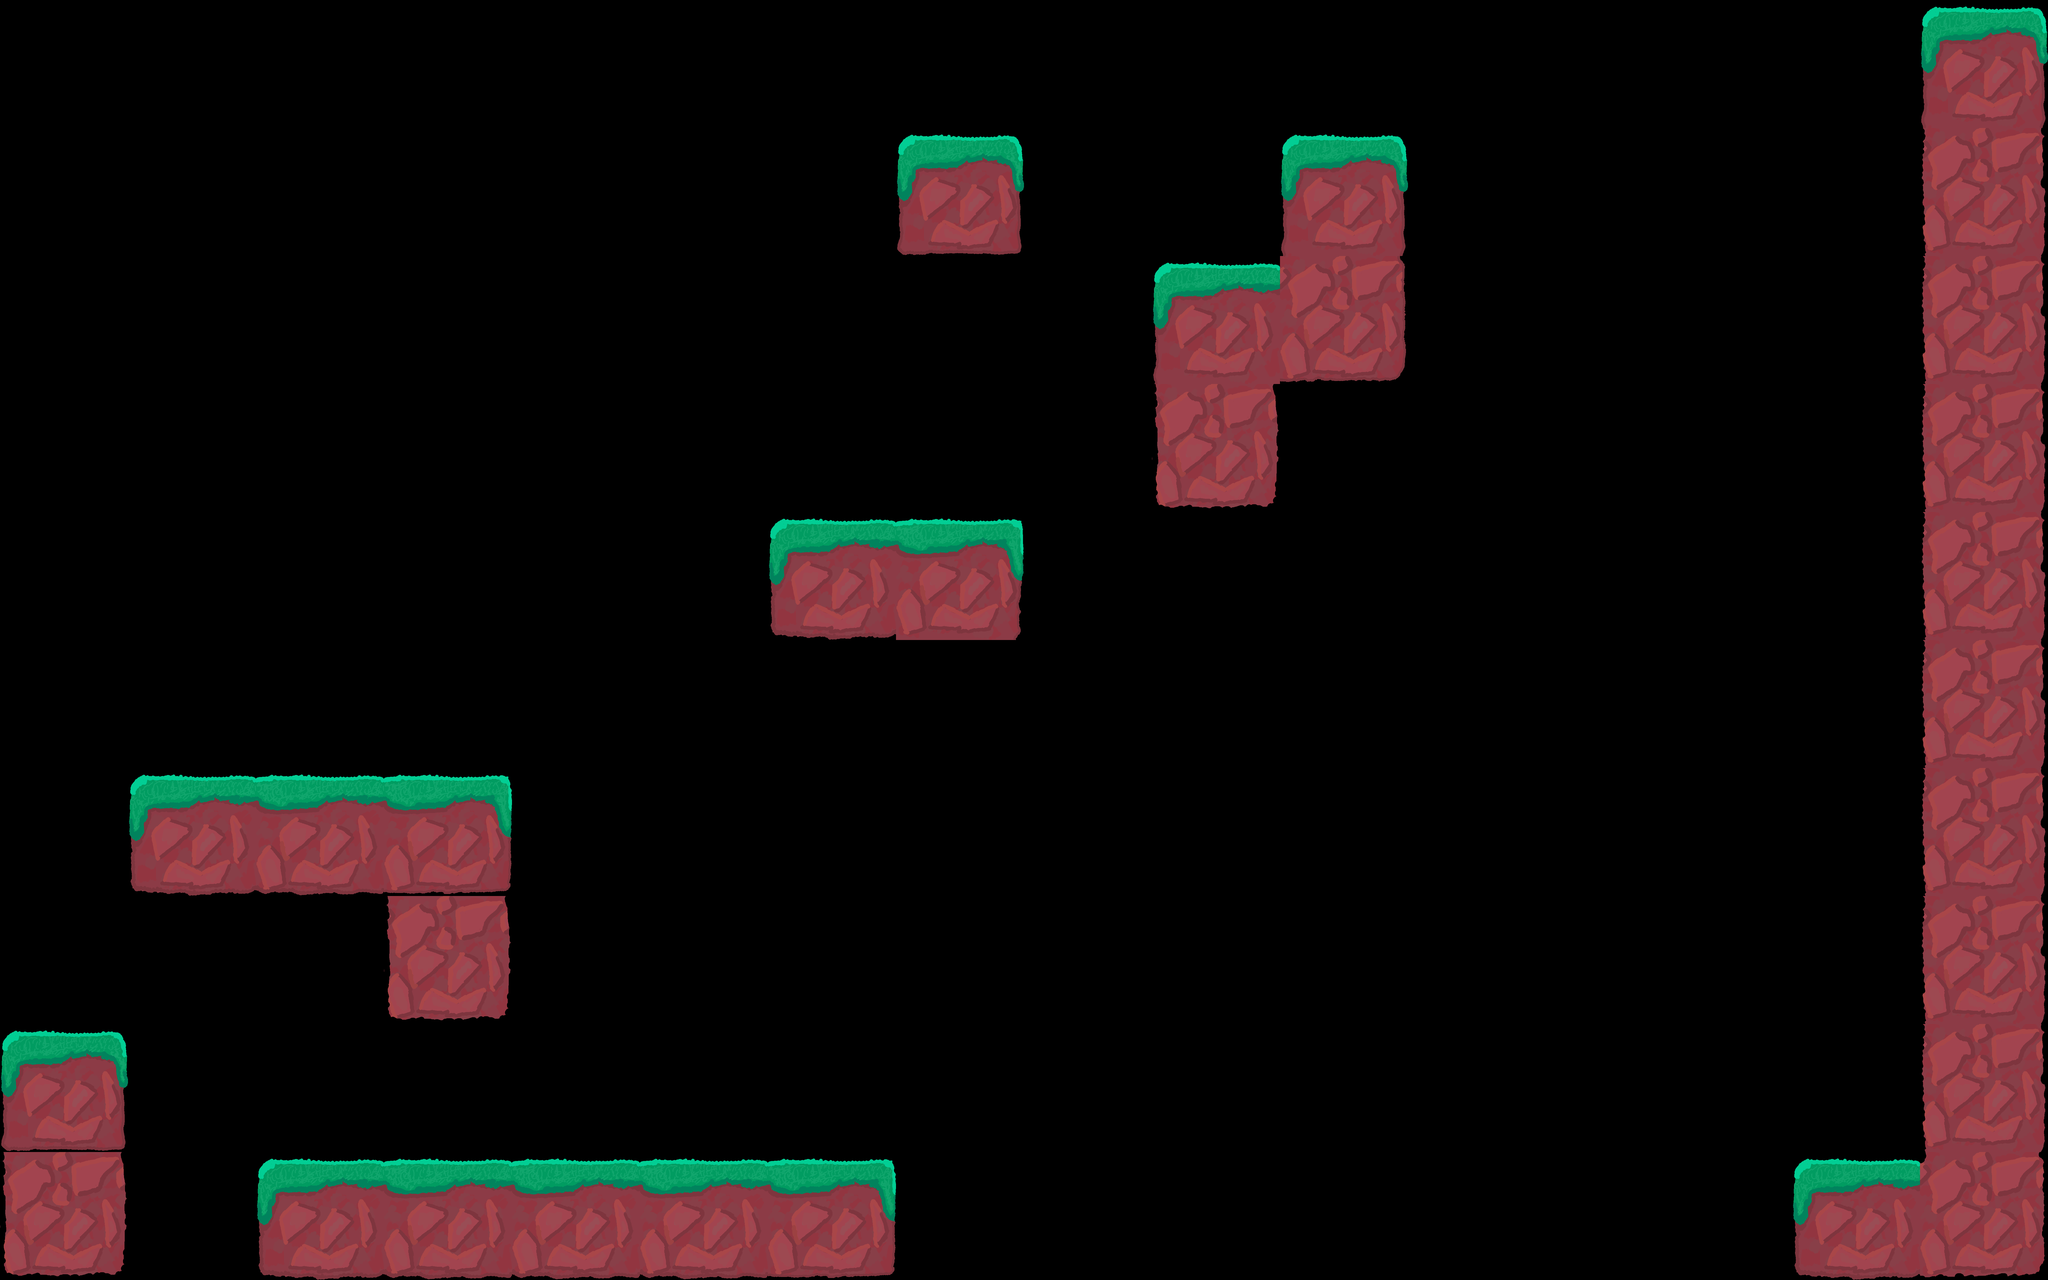

Below is a game level as drawn by its tile map, then a one-line description and the .tmx file that defines it, in full:
An orthogonal 16x10 tile map with 512x512 px tiles, 2 tile layers (Ground, Wall).

<map version="1.0" orientation="orthogonal" renderorder="right-down" width="16" height="10" tilewidth="512" tileheight="512" nextobjectid="1">
 <tileset firstgid="1" source="DrawnTiles.tsx" />
 <layer name="Ground" width="16" height="10">
  <data encoding="csv">
0,0,0,0,0,0,0,0,0,0,0,0,0,0,0,13,
0,0,0,0,0,0,0,19,0,0,13,0,0,0,0,20,
0,0,0,0,0,0,0,0,0,1,0,0,0,0,0,20,
0,0,0,0,0,0,0,0,0,0,0,0,0,0,0,20,
0,0,0,0,0,0,4,3,0,0,0,0,0,0,0,20,
0,0,0,0,0,0,0,20,0,0,0,0,0,0,0,20,
0,4,5,6,0,0,0,0,0,0,0,0,0,0,0,20,
0,0,0,0,0,0,0,0,0,0,0,0,0,0,0,20,
19,0,0,0,0,0,0,0,0,0,0,0,0,0,0,20,
20,0,4,5,5,5,6,0,0,0,0,0,0,0,4,20
</data>
 </layer>
 <layer name="Wall" width="16" height="10">
  <data encoding="csv">
0,0,0,0,0,0,0,0,0,0,0,0,0,0,0,0,
0,0,0,0,0,0,20,20,20,20,0,0,0,0,0,15,
0,0,0,0,0,0,0,0,0,0,12,0,0,0,0,15,
0,0,0,0,0,0,0,0,0,14,0,0,0,0,0,15,
0,0,0,0,0,0,0,0,0,0,0,0,0,0,0,15,
0,0,0,0,0,0,0,0,0,0,0,0,0,0,0,15,
0,0,0,0,0,0,0,0,0,0,0,0,0,0,0,15,
0,0,0,14,0,0,0,0,0,0,0,0,0,0,0,15,
0,0,0,0,0,0,0,0,0,0,0,0,0,0,0,15,
14,0,0,0,0,0,0,0,0,0,0,0,0,0,0,17
</data>
 </layer>
</map>